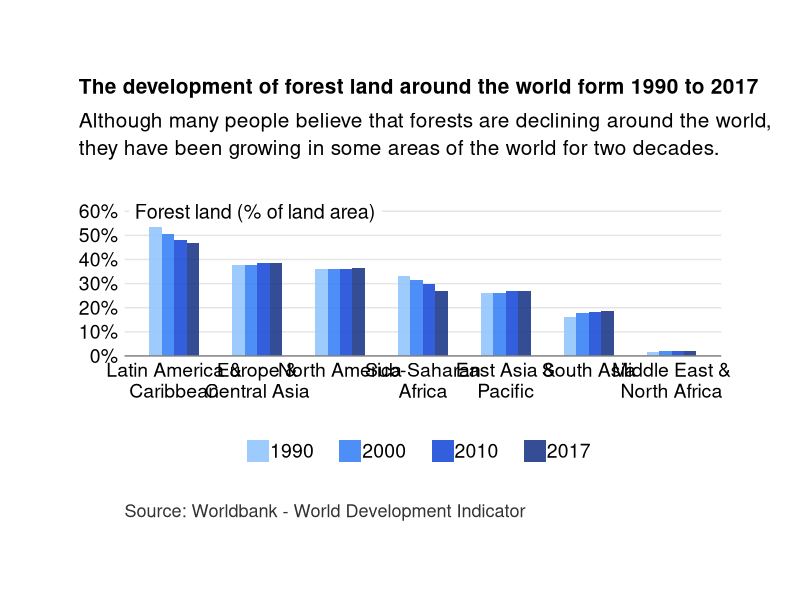
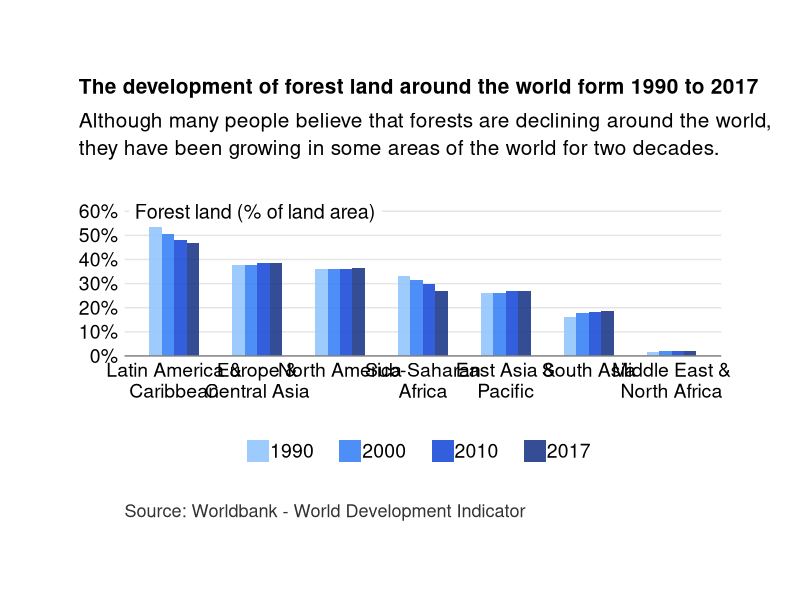

Generate these figures, in order, with R:
library(tidyverse)
library(scales)

world_bank_areas <- read_csv("data/world_bank_areas.csv")

forests <- world_bank_areas %>% 
  filter(year %in% c(1990, 2000, 2010, 2017)) %>% 
  filter(area != "World") %>% 
  mutate(year = as.factor(year))


forests %>% 
  mutate(
    area = str_wrap(area, 15)
  ) %>% 
  ggplot(aes(x = reorder(area, -forest_land),
             y = forest_land,
             fill = year)) +
  annotate(
    geom = "label",
    label = "Forest land (% of land area)",
    size = 5, 
    hjust = 0,
    x = 0.45,
    y = 60,
    label.size = 0
  ) +
  geom_col(width = .6, 
           alpha = .9,
           position = position_dodge(width = .6)) +
  scale_y_continuous(breaks = seq(0, 60, 10),
                     limits = c(0, 64),
                     labels = label_percent(scale = 1),
                     name = NULL,
                     expand = expansion(0)) +
  scale_x_discrete(name = NULL) +
  scale_fill_manual(values = c("#93C5FD", "#3B82F6", "#1D4ED8", "#1E3A8A")) +
  labs(
    title = str_wrap("The development of forest land around the world form 1990 to 2017", 88),
    subtitle = str_wrap("Although many people believe that forests are declining around the world, they have been growing in some areas of the world for two decades.", 75),
    y = "",
    x = "",
    fill = "",
    caption = "Source: Worldbank - World Development Indicator"
  ) +
  theme(
    plot.margin = unit(rep(2, 4), "cm"),
    legend.position = "bottom",
    plot.title = element_text(size = 15, face = "bold",
                              margin = margin(b = 10)),
    plot.title.position = "plot",
    plot.subtitle = element_text(size = 15,
                                 lineheight = 1.1,
                                 margin = margin(b = 30)),
    plot.caption = element_text(size = 13, color = "grey20",
                                margin = margin(t = 30),
                                hjust = 0),
    axis.text = element_text(size = 14, color = "black"),
    axis.ticks = element_blank(),
    axis.line.x = element_line(color = "grey50"),
    legend.text = element_text(size = 14, margin = margin(r = 12)),
    legend.margin = margin(t = 15),
    panel.background = element_rect(fill = NA, color = NA),
    panel.grid = element_blank(),
    panel.grid.major.y = element_line(color = "grey90")
  )


ggsave(
  filename = "final_plots/forest_land.png",
  dpi = 320,
  width = 14,
  height = 9
)
